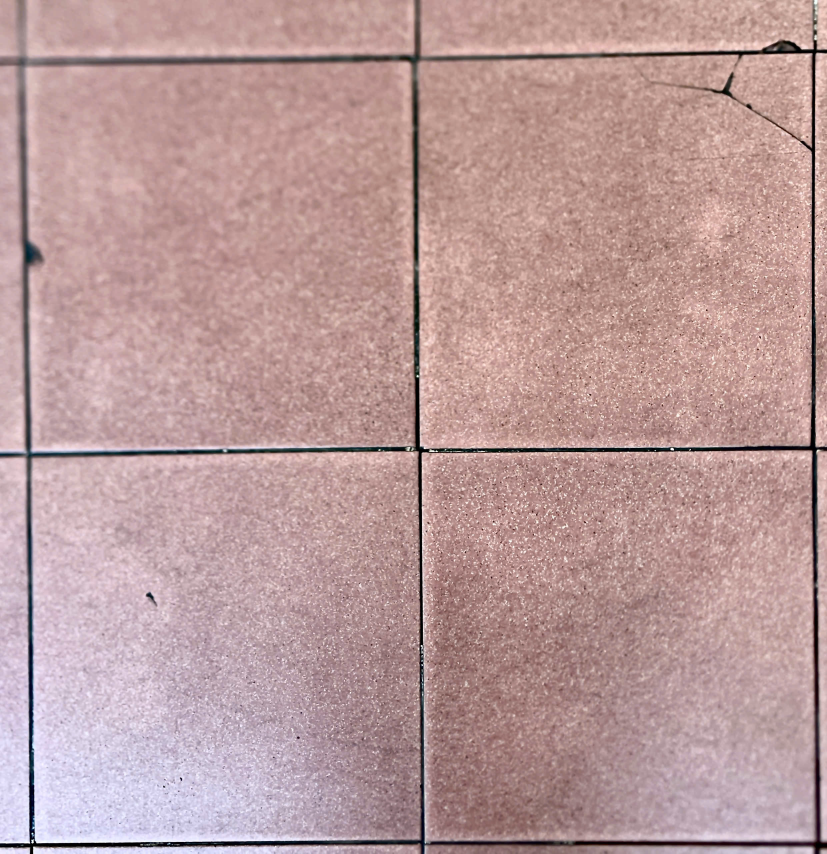
#> input picture lab4/image.jpg, 2481 x 2561 px, given in place of img2.ppm, which was not available (shown at 1/3 size)
$ python Laplacian_Keypoint_Detector.py   (older library calls are emulated)
#> lines starting #> are read from the running program, lines starting #| are printed output that depends on the picture; after the words box and inside, x2 and y2 are one past the last pixel; in counts of white or black regions, pixels touching at a corner belong together; pictures that were not available may be replaced by others from this repository, and a replacement may not be noted
import numpy as np
import matplotlib.pyplot as plt
import cv2
from PIL import Image


def to_gray(image):
    if image.ndim == 2:
        gray = image
    else:
        gray = cv2.cvtColor(image, cv2.COLOR_RGB2GRAY)
    return gray.astype(np.float32) / 255.0


# [71 lines left out: functions _gray_to_uint8, _draw_points_on_gray, laplacian_keypoint_image, not called in this run]


def show_and_pause():
    plt.show(block=False)
    plt.pause(0.001)
    input("Press Enter to continue...")


def _demo():
    image_files = ["img2.ppm", "img1.ppm"]
    for idx, image_name in enumerate(image_files, start=1):
        img = np.array(Image.open(image_name).convert("RGB"), dtype=np.float32)

        if idx == 2:
            gradient = 0.7
            if img.ndim == 2:
                img = img * gradient - 0.1
            else:
                for c in range(3):
                    img[:, :, c] = img[:, :, c] * gradient - 0.1

        img_gray = to_gray(img)
#> in to_gray, `gray = cv2.cvtColor(image, cv2.COLOR_RGB2GRAY)`:
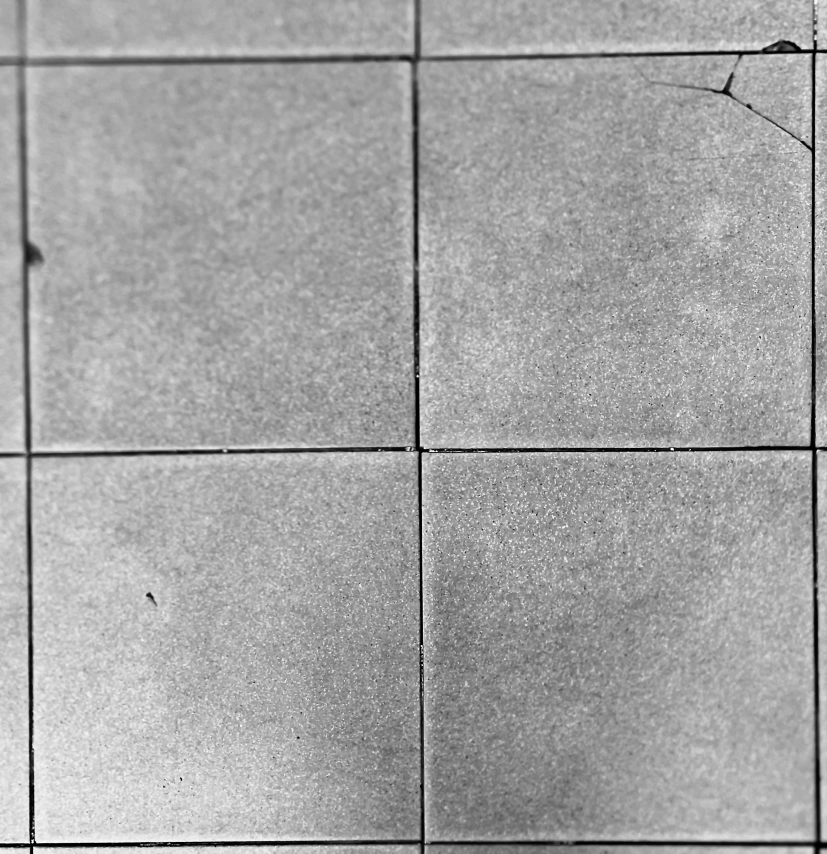
#> gray: shape (2561, 2481) float32 (shown at 1/3 size); min 0, max 255, mean 164.7

        plt.figure(1)
        plt.clf()
        plt.imshow(img)
        plt.title("Original Image")

        sigma = 4
        ksize = int(3 * sigma + 1)
        if ksize % 2 == 0:
            ksize += 1
        blurred = cv2.GaussianBlur(
            img_gray,
            (ksize, ksize),
            sigmaX=sigma,
            sigmaY=sigma,
            borderType=cv2.BORDER_REPLICATE,
        )
        img_filt = cv2.Laplacian(
            blurred, cv2.CV_32F, ksize=3, borderType=cv2.BORDER_REPLICATE
        )
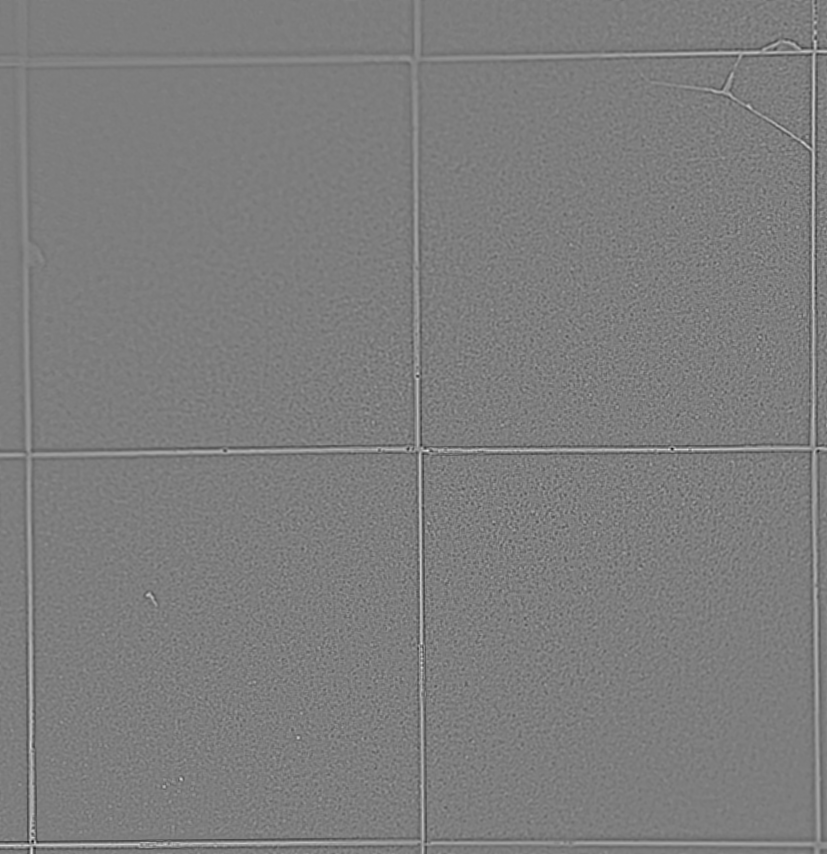
#> img_filt: shape (2561, 2481) float32 (shown at 1/3 size); min -0.18, max 0.185, mean -3.53e-11; drawn with min black and max white

        plt.figure(2)
        plt.clf()
        plt.imshow(img_filt, vmin=-0.02, vmax=0.02, cmap="gray")
        plt.title("LoG Response")

        img_filt_abs = np.abs(img_filt)
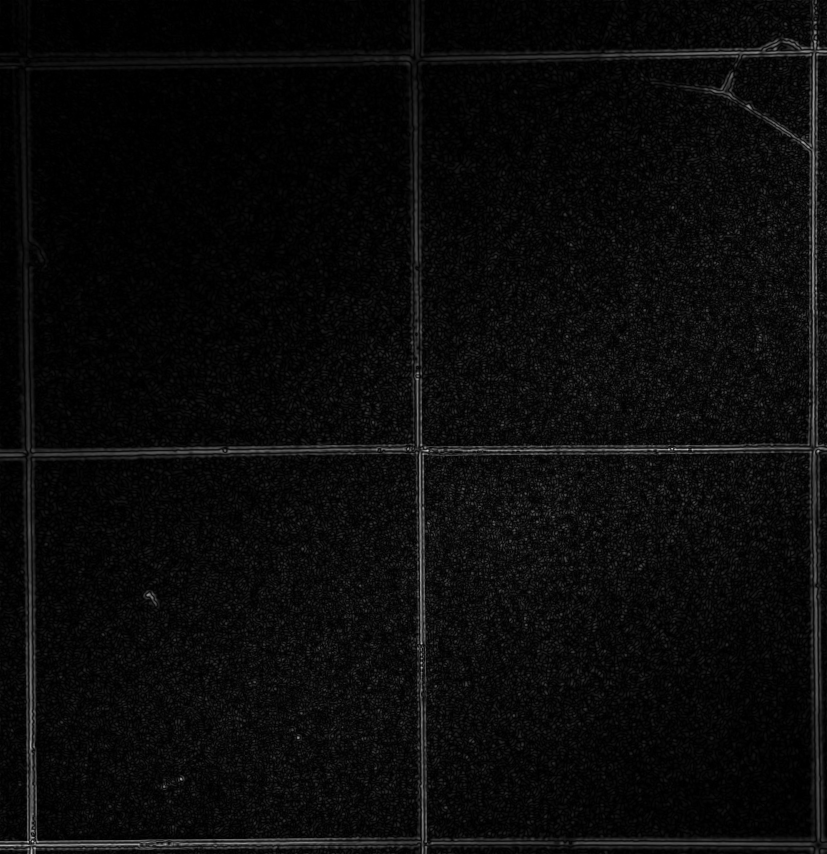
#> img_filt_abs: shape (2561, 2481) float32 (shown at 1/3 size); min 0, max 0.185, mean 0.00798; drawn with min black and max white
        thresh = 0.35 * np.max(img_filt_abs)
#> thresh = 0.0648
        img_thresh = img_filt.copy()
        img_thresh[img_filt_abs < thresh] = 0

        kernel = np.ones((3, 3), dtype=np.uint8)
        max_pos = cv2.dilate(img_thresh, kernel)
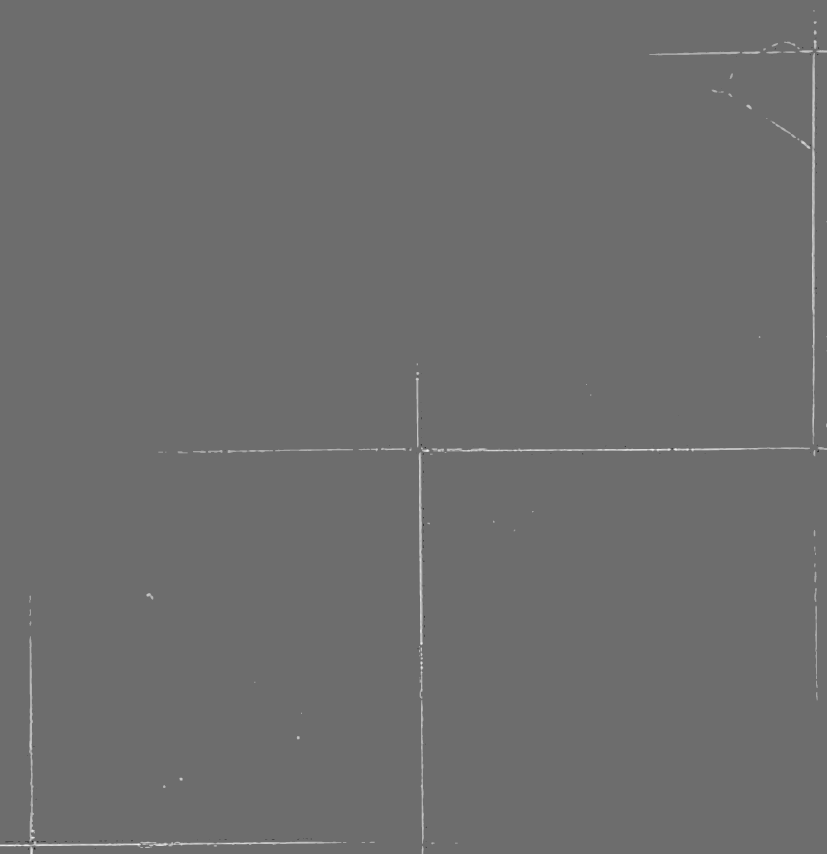
#> max_pos: shape (2561, 2481) float32 (shown at 1/3 size); min -0.14, max 0.185, mean 0.000636; drawn with min black and max white
        max_neg = cv2.dilate(-img_thresh, kernel)
        img_ext = ((img_thresh == max_pos) & (img_thresh > 0)) | (
            (-img_thresh == max_neg) & (img_thresh < 0)
        )
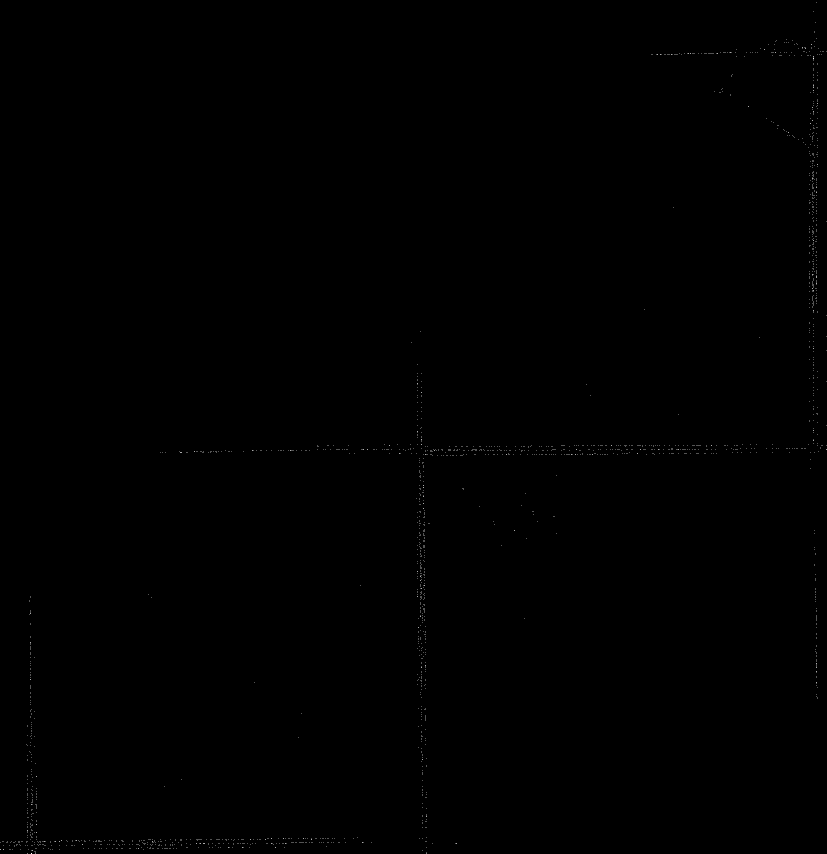
#> img_ext: shape (2561, 2481) bool (shown at 1/3 size); 0.04% white in thin lines or dots

        plt.figure(3)
        plt.clf()
        plt.imshow(img_thresh, vmin=-0.02, vmax=0.02, cmap="gray")
        plt.title("Thresholded LoG Response")

        plt.figure(4)
        plt.clf()
        plt.imshow(cv2.dilate(img_ext.astype(np.uint8), kernel), cmap="gray")
        plt.title("Local Extrema (Dilated)")

        plt.figure(5)
        plt.clf()
        plt.imshow(img)
        plt.title("Keypoints")

        coords = np.column_stack(np.nonzero(img_ext))
#> coords = 2243 pairs, first value 6 to 2560, second value 0 to 2480
        if coords.size > 0:
            border = int(sigma)
            valid = (
                (coords[:, 0] > border)
                & (coords[:, 0] < img_gray.shape[0] - border)
                & (coords[:, 1] > border)
                & (coords[:, 1] < img_gray.shape[1] - border)
            )
            coords = coords[valid]
#> coords = 2223 pairs, first value 6 to 2555, second value 7 to 2470
            responses = np.abs(img_filt[coords[:, 0], coords[:, 1]])
#> responses = 2223 values, max 0.185 at index 885, min 0.0648 at index 204, mean 0.0905
            sort_idx = np.argsort(responses)[::-1]
#> sort_idx = 2223 values, max 2222 at index 683, min 0 at index 1827, mean 1111
            top = min(900, len(sort_idx))
#> top = 900
            top_coords = coords[sort_idx[:top]]
#> top_coords = 900 pairs, first value 66 to 2555, second value 7 to 2470
            plt.plot(top_coords[:, 1], top_coords[:, 0], "y+", markersize=3)

        show_and_pause()
#> in show_and_pause, `plt.show(block=False)`:
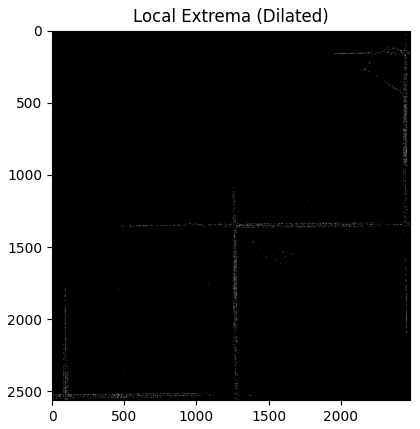
#> figure drawn by matplotlib, 1 panel
#> in show_and_pause, `plt.show(block=False)`:
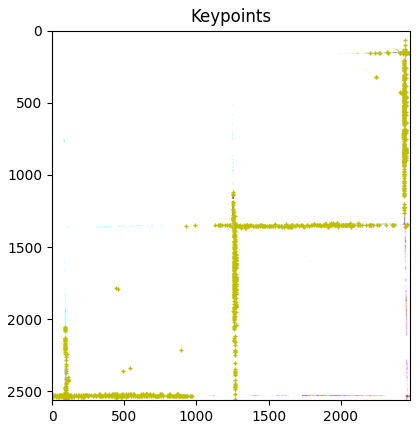
#> figure drawn by matplotlib, 1 panel
#> pass 2 of the loop in _demo, `for idx, image_name in enumerate(image_files, start=1):`:
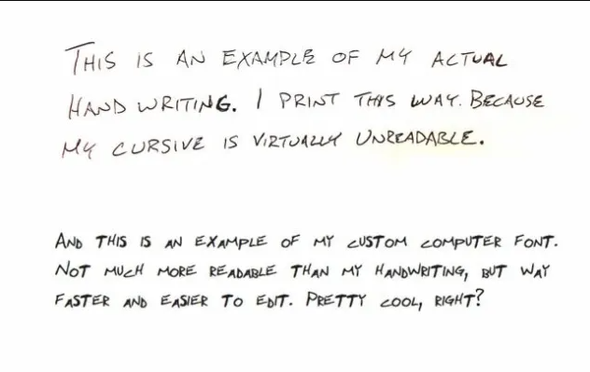
#> input picture lab6/test_image.png, 590 x 372 px, given in place of img1.ppm, which was not available
#> gray: shape (372, 590) float32
#> blurred: shape (372, 590) float32
#> img_filt: shape (372, 590) float32
#> img_filt_abs: shape (372, 590) float32
#> thresh = 0.097
#> in _demo, `img_thresh[img_filt_abs < thresh] = 0`:
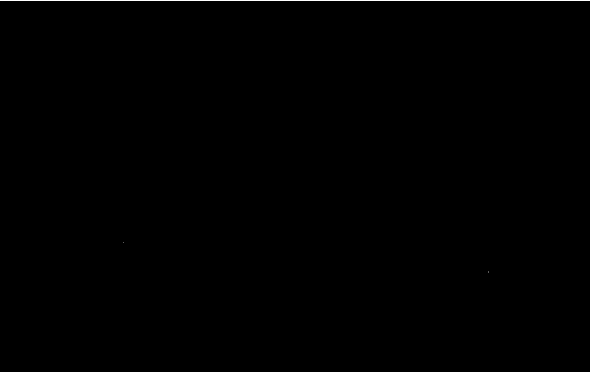
#> img_thresh: shape (372, 590) float32; min 0, max 0.277, mean 0.000746; drawn with min black and max white
#> max_pos: shape (372, 590) float32
#> max_neg: shape (372, 590) float32; every value is 0
#> img_ext: shape (372, 590) bool; 0.27% white in thin lines or dots, all inside (x1, y1, x2, y2) = (0, 0, 590, 272)
#> in _demo, `coords = np.column_stack(np.nonzero(img_ext))`: coords = 592 pairs, first value 0 to 271, second value 0 to 589
#> in _demo, `coords = coords[valid]`: coords = [[242, 123], [271, 488]]
#> responses = [0.0983, 0.0986]
#> sort_idx = [1, 0]
#> top = 2
#> top_coords = [[271, 488], [242, 123]]
#> in show_and_pause (call 2), `plt.show(block=False)`:
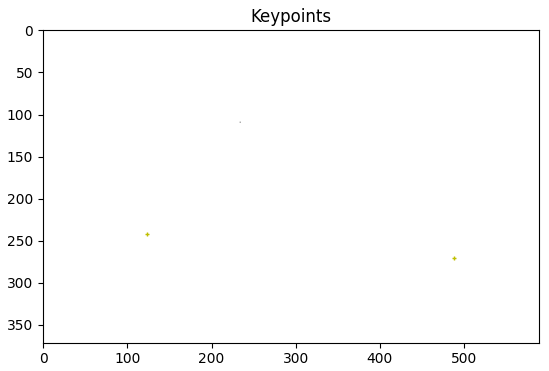
#> figure drawn by matplotlib, 1 panel


if __name__ == "__main__":
    _demo()
